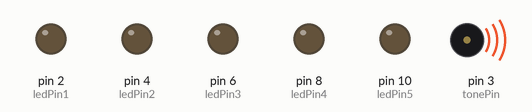
The sketch below on a simulated Arduino Uno, built with avr-gcc and run on an emulated ATmega328P. Shown: output pins drawn as LEDs (lit = HIGH), buzzer (waves = sounding). Pins used as bus, display or sensor lines are not drawn.

Above: at 0.1 s.
Timing chart, 0 to 40.0 s (numbered marks = the images above):
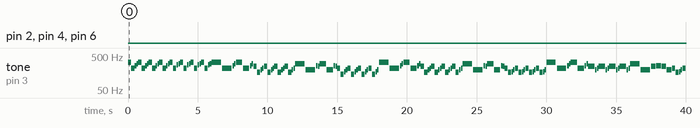

Measured:
- by itself, tone on pin 3 (tonePin): plays 329 Hz for 0.23 s, 220 Hz for 0.23 s, 261 Hz for 0.11 s, 293 Hz for 0.11 s, 329 Hz for 0.23 s, 220 Hz for 0.23 s … (159 notes in this stretch)

The sketch:

LEDpin_indicator_dial.ino
```cpp
//Hi
int ledPin1 = 2;
int ledPin2 = 4;
int ledPin3 = 6;
int ledPin4 = 8;
int ledPin5 = 10;

int tonePin = 3;

int sensorPin = 0;
int sensorValue = 0;


void setup() {
  Serial.begin(9600);
  pinMode(ledPin1, OUTPUT);
  pinMode(ledPin2, OUTPUT);
  pinMode(ledPin3, OUTPUT);
  pinMode(ledPin4, OUTPUT);
  pinMode(ledPin5, OUTPUT);

  pinMode(tonePin, OUTPUT);
}


void loop() {

  midi();
  sensorValue= analogRead(sensorPin);

  byte volume = map (sensorValue, 0, 1024,0,125);

  analogWrite(3, volume);

  delay(1);

  if (sensorValue > 0 && sensorValue < 10){
    digitalWrite(ledPin1, LOW);
    digitalWrite(ledPin2, LOW);
    digitalWrite(ledPin3, LOW);
    digitalWrite(ledPin4, LOW);
    digitalWrite(ledPin5, LOW);
  } else if(sensorValue >= 10 && sensorValue < 200){
    digitalWrite(ledPin1, HIGH);
    digitalWrite(ledPin2, LOW);
    digitalWrite(ledPin3, LOW);
    digitalWrite(ledPin4, LOW);
    digitalWrite(ledPin5, LOW);
  }else if (sensorValue >= 200 && sensorValue < 400){
    digitalWrite(ledPin1, HIGH);
    digitalWrite(ledPin2, HIGH);
    digitalWrite(ledPin3, LOW);
    digitalWrite(ledPin4, LOW);
    digitalWrite(ledPin5, LOW);
  }else if(sensorValue >= 400 && sensorValue < 600){
    digitalWrite(ledPin1, HIGH);
    digitalWrite(ledPin2, HIGH);
    digitalWrite(ledPin3, HIGH);
    digitalWrite(ledPin4, LOW);
    digitalWrite(ledPin5, LOW);
  }else if(sensorValue >= 600 && sensorValue < 800){
    digitalWrite(ledPin1, HIGH);
    digitalWrite(ledPin2, HIGH);
    digitalWrite(ledPin3, HIGH);
    digitalWrite(ledPin4, HIGH);
    digitalWrite(ledPin5, LOW);
  }else if(sensorValue >= 800){
    digitalWrite(ledPin1, HIGH);
    digitalWrite(ledPin2, HIGH);
    digitalWrite(ledPin3, HIGH);
    digitalWrite(ledPin4, HIGH);
    digitalWrite(ledPin5, HIGH);
  }
//    midi();
}

 void midi()
{
    tone(tonePin, 329, 225.0);
    delay(250.0);
    tone(tonePin, 220, 225.0);
    delay(250.0);
    tone(tonePin, 261, 112.5);
    delay(125.0);
    tone(tonePin, 293, 112.5);
    delay(125.0);
    tone(tonePin, 329, 225.0);
    delay(250.0);
    tone(tonePin, 220, 225.0);
    delay(250.0);
    tone(tonePin, 261, 112.5);
    delay(125.0);
    tone(tonePin, 293, 112.5);
    delay(125.0);
    tone(tonePin, 329, 225.0);
    delay(250.0);
    tone(tonePin, 220, 225.0);
    delay(250.0);
    tone(tonePin, 261, 112.5);
    delay(125.0);
    tone(tonePin, 293, 112.5);
    delay(125.0);
    tone(tonePin, 329, 225.0);
    delay(250.0);
    tone(tonePin, 220, 225.0);
    delay(250.0);
    tone(tonePin, 261, 112.5);
    delay(125.0);
    tone(tonePin, 293, 112.5);
    delay(125.0);
    tone(tonePin, 329, 225.0);
    delay(250.0);
    tone(tonePin, 220, 225.0);
    delay(250.0);
    tone(tonePin, 277, 112.5);
    delay(125.0);
    tone(tonePin, 293, 112.5);
    delay(125.0);
    tone(tonePin, 329, 225.0);
    delay(250.0);
    tone(tonePin, 220, 225.0);
    delay(250.0);
    tone(tonePin, 277, 112.5);
    delay(125.0);
    tone(tonePin, 293, 112.5);
    delay(125.0);
    tone(tonePin, 329, 225.0);
    delay(250.0);
    tone(tonePin, 220, 225.0);
    delay(250.0);
    tone(tonePin, 277, 112.5);
    delay(125.0);
    tone(tonePin, 293, 112.5);
    delay(125.0);
    tone(tonePin, 329, 225.0);
    delay(250.0);
    tone(tonePin, 220, 225.0);
    delay(250.0);
    tone(tonePin, 277, 112.5);
    delay(125.0);
    tone(tonePin, 293, 112.5);
    delay(125.0);
    tone(tonePin, 329, 675.0);
    delay(750.0);
    tone(tonePin, 220, 675.0);
    delay(750.0);
    tone(tonePin, 261, 112.5);
    delay(125.0);
    tone(tonePin, 293, 112.5);
    delay(125.0);
    tone(tonePin, 329, 450.0);
    delay(500.0);
    tone(tonePin, 220, 450.0);
    delay(500.0);
    tone(tonePin, 261, 112.5);
    delay(125.0);
    tone(tonePin, 293, 112.5);
    delay(125.0);
    tone(tonePin, 246, 225.0);
    delay(250.0);
    tone(tonePin, 164, 225.0);
    delay(250.0);
    tone(tonePin, 195, 112.5);
    delay(125.0);
    tone(tonePin, 220, 112.5);
    delay(125.0);
    tone(tonePin, 246, 225.0);
    delay(250.0);
    tone(tonePin, 164, 225.0);
    delay(250.0);
    tone(tonePin, 195, 112.5);
    delay(125.0);
    tone(tonePin, 220, 112.5);
    delay(125.0);
    tone(tonePin, 246, 225.0);
    delay(250.0);
    tone(tonePin, 164, 225.0);
    delay(250.0);
    tone(tonePin, 195, 112.5);
    delay(125.0);
    tone(tonePin, 220, 112.5);
    delay(125.0);
    tone(tonePin, 246, 225.0);
    delay(250.0);
    tone(tonePin, 164, 225.0);
    delay(250.0);
    tone(tonePin, 195, 112.5);
    delay(125.0);
    tone(tonePin, 220, 112.5);
    delay(125.0);
    tone(tonePin, 293, 675.0);
    delay(750.0);
    tone(tonePin, 195, 675.0);
    delay(750.0);
    tone(tonePin, 261, 112.5);
    delay(125.0);
    tone(tonePin, 246, 112.5);
    delay(125.0);
    tone(tonePin, 293, 450.0);
    delay(500.0);
    tone(tonePin, 195, 450.0);
    delay(500.0);
    tone(tonePin, 261, 112.5);
    delay(125.0);
    tone(tonePin, 246, 112.5);
    delay(125.0);
    tone(tonePin, 220, 225.0);
    delay(250.0);
    tone(tonePin, 146, 225.0);
    delay(250.0);
    tone(tonePin, 174, 112.5);
    delay(125.0);
    tone(tonePin, 195, 112.5);
    delay(125.0);
    tone(tonePin, 220, 225.0);
    delay(250.0);
    tone(tonePin, 146, 225.0);
    delay(250.0);
    tone(tonePin, 174, 112.5);
    delay(125.0);
    tone(tonePin, 195, 112.5);
    delay(125.0);
    tone(tonePin, 220, 225.0);
    delay(250.0);
    tone(tonePin, 146, 225.0);
    delay(250.0);
    tone(tonePin, 174, 112.5);
    delay(125.0);
    tone(tonePin, 195, 112.5);
    delay(125.0);
    tone(tonePin, 220, 225.0);
    delay(250.0);
    tone(tonePin, 146, 225.0);
    delay(250.0);
    tone(tonePin, 174, 112.5);
    delay(125.0);
    tone(tonePin, 195, 112.5);
    delay(125.0);
    tone(tonePin, 329, 675.0);
    delay(750.0);
    tone(tonePin, 220, 675.0);
    delay(750.0);
    tone(tonePin, 261, 112.5);
    delay(125.0);
    tone(tonePin, 293, 112.5);
    delay(125.0);
    tone(tonePin, 329, 450.0);
    delay(500.0);
    tone(tonePin, 220, 450.0);
    delay(500.0);
    tone(tonePin, 261, 112.5);
    delay(125.0);
    tone(tonePin, 293, 112.5);
    delay(125.0);
    tone(tonePin, 246, 225.0);
    delay(250.0);
    tone(tonePin, 164, 225.0);
    delay(250.0);
    tone(tonePin, 195, 112.5);
    delay(125.0);
    tone(tonePin, 220, 112.5);
    delay(125.0);
    tone(tonePin, 246, 225.0);
    delay(250.0);
    tone(tonePin, 164, 225.0);
    delay(250.0);
    tone(tonePin, 195, 112.5);
    delay(125.0);
    tone(tonePin, 220, 112.5);
    delay(125.0);
    tone(tonePin, 246, 225.0);
    delay(250.0);
    tone(tonePin, 164, 225.0);
    delay(250.0);
    tone(tonePin, 195, 112.5);
    delay(125.0);
    tone(tonePin, 220, 112.5);
    delay(125.0);
    tone(tonePin, 246, 225.0);
    delay(250.0);
    tone(tonePin, 164, 225.0);
    delay(250.0);
    tone(tonePin, 195, 112.5);
    delay(125.0);
    tone(tonePin, 220, 112.5);
    delay(125.0);
    tone(tonePin, 293, 675.0);
    delay(750.0);
    tone(tonePin, 195, 675.0);
    delay(750.0);
    tone(tonePin, 261, 112.5);
    delay(125.0);
    tone(tonePin, 246, 112.5);
    delay(125.0);
    tone(tonePin, 293, 450.0);
    delay(500.0);
    tone(tonePin, 195, 450.0);
    delay(500.0);
    tone(tonePin, 261, 112.5);
    delay(125.0);
    tone(tonePin, 246, 112.5);
    delay(125.0);
    tone(tonePin, 220, 225.0);
    delay(250.0);
    tone(tonePin, 164, 225.0);
    delay(250.0);
    tone(tonePin, 174, 112.5);
    delay(125.0);
    tone(tonePin, 195, 112.5);
    delay(125.0);
    tone(tonePin, 220, 225.0);
    delay(250.0);
    tone(tonePin, 164, 225.0);
    delay(250.0);
    tone(tonePin, 174, 112.5);
    delay(125.0);
    tone(tonePin, 195, 112.5);
    delay(125.0);
    tone(tonePin, 220, 225.0);
    delay(250.0);
    tone(tonePin, 164, 225.0);
    delay(250.0);
    tone(tonePin, 174, 112.5);
    delay(125.0);
    tone(tonePin, 195, 112.5);
    delay(125.0);
    tone(tonePin, 220, 225.0);
    delay(250.0);
    tone(tonePin, 164, 225.0);
    delay(250.0);
    tone(tonePin, 174, 112.5);
    delay(125.0);
    tone(tonePin, 195, 112.5);
    delay(125.0);
    tone(tonePin, 329, 675.0);
    delay(750.0);
    tone(tonePin, 220, 675.0);
    delay(750.0);
    tone(tonePin, 261, 112.5);
    delay(125.0);
    tone(tonePin, 293, 112.5);
    delay(125.0);
    tone(tonePin, 329, 450.0);
    delay(500.0);
    tone(tonePin, 220, 450.0);
    delay(500.0);
    tone(tonePin, 261, 112.5);
    delay(125.0);
    tone(tonePin, 293, 112.5);
    delay(125.0);
    tone(tonePin, 246, 450.0);
    delay(500.0);
    tone(tonePin, 195, 112.5);
    delay(125.0);
    tone(tonePin, 220, 112.5);
    delay(125.0);
    tone(tonePin, 246, 450.0);
    delay(500.0);
    tone(tonePin, 195, 112.5);
    delay(125.0);
    tone(tonePin, 220, 112.5);
    delay(125.0);
    tone(tonePin, 246, 450.0);
    delay(500.0);
    tone(tonePin, 195, 112.5);
    delay(125.0);
    tone(tonePin, 220, 112.5);
    delay(125.0);
    tone(tonePin, 246, 450.0);
    delay(500.0);
    tone(tonePin, 195, 112.5);
    delay(125.0);
    tone(tonePin, 220, 112.5);
    delay(125.0);
    tone(tonePin, 293, 675.0);
    delay(750.0);
    tone(tonePin, 195, 675.0);
    delay(750.0);
    tone(tonePin, 246, 337.5);
    delay(375.0);
    tone(tonePin, 261, 337.5);
    delay(375.0);
    tone(tonePin, 246, 337.5);
    delay(375.0);
    tone(tonePin, 195, 337.5);
    delay(375.0);
    tone(tonePin, 220, 225.0);
    delay(250.0);
    tone(tonePin, 164, 225.0);
    delay(250.0);
    tone(tonePin, 174, 112.5);
    delay(125.0);
    tone(tonePin, 195, 112.5);
    delay(125.0);
    tone(tonePin, 220, 225.0);
    delay(250.0);
    tone(tonePin, 164, 225.0);
    delay(250.0);
    tone(tonePin, 174, 112.5);
    delay(125.0);
    tone(tonePin, 195, 112.5);
    delay(125.0);
    tone(tonePin, 220, 225.0);
    delay(250.0);
    tone(tonePin, 164, 225.0);
    delay(250.0);
    tone(tonePin, 174, 112.5);
    delay(125.0);
    tone(tonePin, 195, 112.5);
    delay(125.0);
    tone(tonePin, 220, 225.0);
    delay(250.0);
    tone(tonePin, 164, 225.0);
    delay(250.0);
    tone(tonePin, 174, 112.5);
    delay(125.0);
    tone(tonePin, 195, 112.5);
    delay(125.0);
    tone(tonePin, 220, 225.0);
    delay(250.0);
    tone(tonePin, 130, 225.0);
    delay(250.0);
    tone(tonePin, 174, 112.5);
    delay(125.0);
    tone(tonePin, 195, 112.5);
    delay(125.0);
    tone(tonePin, 220, 225.0);
    delay(250.0);
    tone(tonePin, 130, 225.0);
    delay(250.0);
    tone(tonePin, 174, 112.5);
    delay(125.0);
    tone(tonePin, 220, 112.5);
    delay(125.0);
    tone(tonePin, 195, 225.0);
    delay(250.0);
    tone(tonePin, 130, 225.0);
    delay(250.0);
    tone(tonePin, 164, 112.5);
    delay(125.0);
    tone(tonePin, 174, 112.5);
    delay(125.0);
    tone(tonePin, 195, 225.0);
    delay(250.0);
    tone(tonePin, 130, 225.0);
    delay(250.0);
    tone(tonePin, 164, 112.5);
    delay(125.0);
    tone(tonePin, 195, 112.5);
    delay(125.0);
    tone(tonePin, 174, 225.0);
    delay(250.0);
    tone(tonePin, 110, 225.0);
    delay(250.0);
    tone(tonePin, 146, 112.5);
    delay(125.0);
    tone(tonePin, 164, 112.5);
    delay(125.0);
    tone(tonePin, 174, 225.0);
    delay(250.0);
    tone(tonePin, 110, 225.0);
    delay(250.0);
    tone(tonePin, 146, 112.5);
    delay(125.0);
    tone(tonePin, 174, 112.5);
    delay(125.0);
    tone(tonePin, 164, 225.0);
    delay(250.0);
    tone(tonePin, 110, 225.0);
    delay(250.0);
    tone(tonePin, 130, 112.5);
    delay(125.0);
    tone(tonePin, 146, 112.5);
    delay(125.0);
    tone(tonePin, 164, 225.0);
    delay(250.0);
    tone(tonePin, 110, 225.0);
    delay(250.0);
    tone(tonePin, 130, 112.5);
    delay(125.0);
    tone(tonePin, 146, 112.5);
    delay(125.0);
    tone(tonePin, 130, 225.0);
    delay(250.0);
    tone(tonePin, 87, 225.0);
    delay(250.0);
    tone(tonePin, 110, 112.5);
    delay(125.0);
    tone(tonePin, 123, 112.5);
    delay(125.0);
    tone(tonePin, 130, 225.0);
    delay(250.0);
    tone(tonePin, 87, 225.0);
    delay(250.0);
    tone(tonePin, 110, 112.5);
    delay(125.0);
    tone(tonePin, 123, 112.5);
    delay(125.0);
    tone(tonePin, 130, 225.0);
    delay(250.0);
    tone(tonePin, 110, 225.0);
    delay(250.0);
    tone(tonePin, 130, 225.0);
    delay(250.0);
    tone(tonePin, 146, 225.0);
    delay(250.0);
    tone(tonePin, 123, 225.0);
    delay(250.0);
    tone(tonePin, 146, 225.0);
    delay(250.0);
    tone(tonePin, 110, 225.0);
    delay(250.0);
    tone(tonePin, 82, 225.0);
    delay(250.0);
    tone(tonePin, 87, 112.5);
    delay(125.0);
    tone(tonePin, 97, 112.5);
    delay(125.0);
    tone(tonePin, 110, 225.0);
    delay(250.0);
    tone(tonePin, 82, 225.0);
    delay(250.0);
    tone(tonePin, 87, 112.5);
    delay(125.0);
    tone(tonePin, 97, 112.5);
    delay(125.0);
    tone(tonePin, 110, 225.0);
    delay(250.0);
    tone(tonePin, 82, 225.0);
    delay(250.0);
    tone(tonePin, 87, 112.5);
    delay(125.0);
    tone(tonePin, 97, 112.5);
    delay(125.0);
    tone(tonePin, 110, 225.0);
    delay(250.0);
    tone(tonePin, 82, 225.0);
    delay(250.0);
    tone(tonePin, 87, 112.5);
    delay(125.0);
    tone(tonePin, 97, 112.5);
    delay(125.0);
    tone(tonePin, 220, 225.0);
    delay(250.0);
    tone(tonePin, 130, 225.0);
    delay(250.0);
    tone(tonePin, 174, 112.5);
    delay(125.0);
    tone(tonePin, 195, 112.5);
    delay(125.0);
    tone(tonePin, 220, 225.0);
    delay(250.0);
    tone(tonePin, 130, 225.0);
    delay(250.0);
    tone(tonePin, 174, 112.5);
    delay(125.0);
    tone(tonePin, 220, 112.5);
    delay(125.0);
    tone(tonePin, 195, 225.0);
    delay(250.0);
    tone(tonePin, 130, 225.0);
    delay(250.0);
    tone(tonePin, 164, 112.5);
    delay(125.0);
    tone(tonePin, 174, 112.5);
    delay(125.0);
    tone(tonePin, 195, 225.0);
    delay(250.0);
    tone(tonePin, 130, 225.0);
    delay(250.0);
    tone(tonePin, 164, 112.5);
    delay(125.0);
    tone(tonePin, 195, 112.5);
    delay(125.0);
    tone(tonePin, 174, 225.0);
    delay(250.0);
    tone(tonePin, 110, 225.0);
    delay(250.0);
    tone(tonePin, 146, 112.5);
    delay(125.0);
    tone(tonePin, 164, 112.5);
    delay(125.0);
    tone(tonePin, 174, 225.0);
    delay(250.0);
    tone(tonePin, 110, 225.0);
    delay(250.0);
    tone(tonePin, 146, 112.5);
    delay(125.0);
    tone(tonePin, 174, 112.5);
    delay(125.0);
    tone(tonePin, 164, 225.0);
    delay(250.0);
    tone(tonePin, 110, 225.0);
    delay(250.0);
    tone(tonePin, 130, 112.5);
    delay(125.0);
    tone(tonePin, 146, 112.5);
    delay(125.0);
    tone(tonePin, 164, 225.0);
    delay(250.0);
    tone(tonePin, 110, 225.0);
    delay(250.0);
    tone(tonePin, 130, 112.5);
    delay(125.0);
    tone(tonePin, 146, 112.5);
    delay(125.0);
    tone(tonePin, 130, 225.0);
    delay(250.0);
    tone(tonePin, 87, 225.0);
    delay(250.0);
    tone(tonePin, 110, 112.5);
    delay(125.0);
    tone(tonePin, 123, 112.5);
    delay(125.0);
    tone(tonePin, 130, 225.0);
    delay(250.0);
    tone(tonePin, 87, 225.0);
    delay(250.0);
    tone(tonePin, 110, 112.5);
    delay(125.0);
    tone(tonePin, 123, 112.5);
    delay(125.0);
    tone(tonePin, 130, 225.0);
    delay(250.0);
    tone(tonePin, 110, 225.0);
    delay(250.0);
    tone(tonePin, 130, 225.0);
    delay(250.0);
    tone(tonePin, 123, 225.0);
    delay(250.0);
    tone(tonePin, 97, 225.0);
    delay(250.0);
    tone(tonePin, 123, 225.0);
    delay(250.0);
    tone(tonePin, 110, 225.0);
    delay(250.0);
    tone(tonePin, 82, 225.0);
    delay(250.0);
    tone(tonePin, 87, 112.5);
    delay(125.0);
    tone(tonePin, 97, 112.5);
    delay(125.0);
    tone(tonePin, 110, 225.0);
    delay(250.0);
    tone(tonePin, 82, 225.0);
    delay(250.0);
    tone(tonePin, 87, 112.5);
    delay(125.0);
    tone(tonePin, 97, 112.5);
    delay(125.0);
    tone(tonePin, 220, 225.0);
    delay(250.0);
    tone(tonePin, 164, 225.0);
    delay(250.0);
    tone(tonePin, 174, 112.5);
    delay(125.0);
    tone(tonePin, 195, 112.5);
    delay(125.0);
    tone(tonePin, 220, 225.0);
    delay(250.0);
    tone(tonePin, 164, 225.0);
    delay(250.0);
    tone(tonePin, 174, 112.5);
    delay(125.0);
    tone(tonePin, 195, 112.5);
    delay(125.0);
    tone(tonePin, 220, 225.0);
    delay(250.0);
    tone(tonePin, 329, 225.0);
    delay(250.0);
    tone(tonePin, 349, 112.5);
    delay(125.0);
    tone(tonePin, 391, 112.5);
    delay(125.0);
    tone(tonePin, 440, 225.0);
    delay(250.0);
    tone(tonePin, 329, 225.0);
    delay(250.0);
    tone(tonePin, 349, 112.5);
    delay(125.0);
    tone(tonePin, 391, 112.5);
    delay(125.0);
    tone(tonePin, 440, 225.0);
    delay(250.0);
    tone(tonePin, 329, 225.0);
    delay(250.0);
    tone(tonePin, 349, 112.5);
    delay(125.0);
    tone(tonePin, 391, 112.5);
    delay(125.0);
    tone(tonePin, 440, 675.0);
    delay(750.0);
}
```
